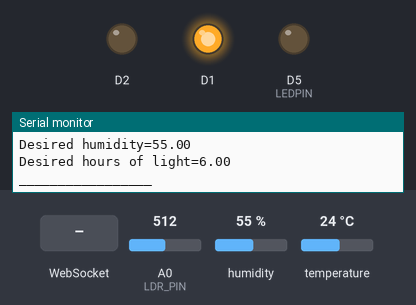
Bench run of a sketch on a simulated ESP8266 (NodeMCU). Parts: output pins drawn as LEDs (lit = HIGH), the last lines printed to the serial monitor. Inputs (shaded band) come from the test bench; at power-on: temperature 24 °C, humidity 55 %, A0 (LDR_PIN) = 512. WiFi joins after 1.5 s; servers stay silent unless stated.

Above: at 3.4 s.
3.5 s: temperature set to 21 °C
At 5.3 s:
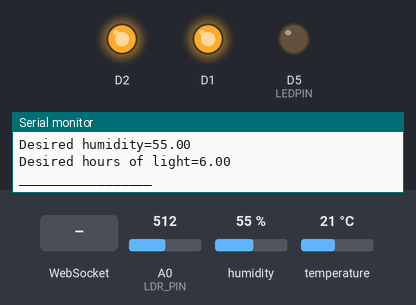
5.7 s: humidity set to 51 %
At 11.2 s:
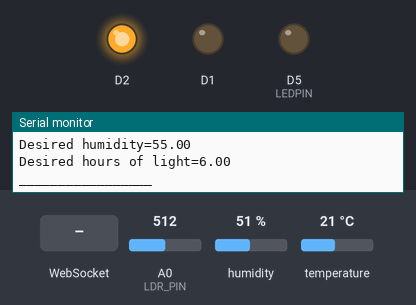
11.7 s: WebSocket text "T:" received
At 12.4 s:
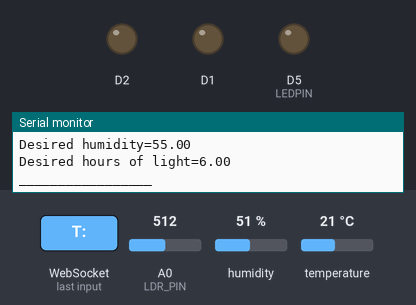
17.7 s: WebSocket text "H:" received
At 19.6 s:
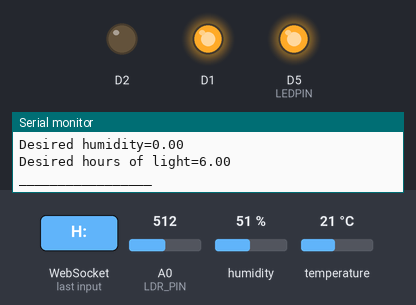
Timing chart, 0 to 25.8 s (numbered marks = the images above; inputs shaded):
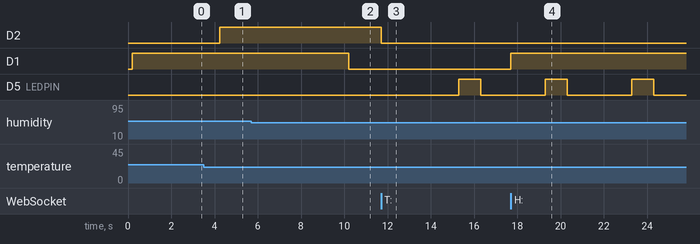

Measured:
- the behaviour switches between 23 and 22 °C on temperature (found by bisection; images 0 and 1)
- the behaviour switches between 53 and 52 % on humidity (found by bisection; images 1 and 2)
- after the input at 3.5 s, D2: LOW → HIGH after 0.75 s
- after the input at 5.7 s, D1: HIGH → LOW after 4.5 s
- after the input at 11.7 s, D2: HIGH → LOW at once
- after the input at 17.7 s, D1: LOW → HIGH at once
- by itself, D5 (LEDPIN): alternates HIGH for 1.0 s and LOW for 3.0 s

The sketch:

Smartgreenhouse.ino
```cpp
/**
 * @file Smartgreenhouse.ino
 * @brief Main application wiring together sensor/actuator modules.
 *
 * Flow:
 *  - setup(): init modules + set targets
 *  - loop(): read sensors -> controller -> actuate
 */

#include <Arduino.h>
#include "sharedState.h"
#include "dht11Sensor.h"
#include "Lightsensor.h"
#include "heater.h"
#include "mister.h"
#include "climateControl.h"

// ****************** Server start ****************************
#include "credentials.h"
#include <ESP8266WiFi.h>
#include <ESPAsyncTCP.h>
#include <ESPAsyncWebServer.h>
#include <Arduino_JSON.h>
#include <ThingSpeak.h>
#include <DHT.h>
#include "webFiles.h"

// ****************** Server end ****************************
/**
 * @brief Shared system state containing sensor readings and targets.
 */
SharedState state;

static const uint32_t PRINT_MS = 1000;
static const uint32_t LIGHT_UPDATE = 1000; // 5 seconds

// ****************** Server start ****************************

WiFiClient client;

const unsigned long postDelay = 15000; // 15 seconds delay between ThingSpeak posts
unsigned long lastPostTime = 0;

// Create AsyncWebServer object on port 80
AsyncWebServer server(80);

// Create a WebSocket object
AsyncWebSocket ws("/ws");

String message = "";

JSONVar readings; // Json Variable to Hold Sensor Readings

// Timer variables for millis()
unsigned long lastTime = 0;
unsigned long timerDelay = 1000;

/**
 * @brief Collect current sensor readings and targets.
 *
 * @details
 * return a JSON object with measured values and configured targets
 * from the shared system state.
 *
 * @return JSON string containing sensor data and targets.
 */
String getSensorReadings() {
  readings["temperature"] = round(state.tempC); // actual measured temp
  readings["humidity"] = round(state.humidityPct); // actual measured humidity
  readings["light"] = state.lampOn; // actual lamp state

  readings["tempTarget"] = state.targetTempC; // desired temp
  readings["humiTarget"] = state.targetHumidityPct ;// desired humidity
  readings["lightTarget"] = state.targetLightHoursToday; // desired lamp state

  return JSON.stringify(readings);
}

// Initialize WiFi
void initWiFi() {
  WiFi.mode(WIFI_STA);
  WiFi.begin(ssid, password);
  Serial.print("Connecting to WiFi ..");
  while (WiFi.status() != WL_CONNECTED) {
    Serial.print('.');
    delay(1000);
  }
  Serial.println(WiFi.localIP());
}

void notifyClients2(String sensorReadings) {
  ws.textAll(sensorReadings);
}

/**
 * @brief Handle incoming WebSocket messages.
 *
 * @details
 * control commands received from the web client and updates
 * target values in the shared state. Also responds to data requests.
 *
 * @param arg WebSocket frame information
 * @param data Incoming message buffer
 * @param len Length of the message
 */
void handleWebSocketMessage(void *arg, uint8_t *data, size_t len) {
  AwsFrameInfo *info = (AwsFrameInfo*)arg;
  if (!(info->final && info->index == 0 && info->len == len && info->opcode == WS_TEXT)) return;

  String msg;
  msg.reserve(len + 1);
  msg = "";                       // ensure empty

  for (size_t i = 0; i < len; i++) {
    msg.concat((char)data[i]);    // concat is usually better than operator+=
  }

  msg.trim();

  if (msg.equalsIgnoreCase("getReadings")) {
    notifyClients2(getSensorReadings());
    return;
  }

  if (msg.startsWith("T:")) state.targetTempC = msg.substring(2).toFloat();
  else if (msg.startsWith("H:")) state.targetHumidityPct = msg.substring(2).toFloat();
  else if (msg.startsWith("L:")) state.targetLightHoursToday = msg.substring(2).toFloat();
}

/**
 * @brief Handle WebSocket connection events.
 *
 * @param server WebSocket server instance
 * @param client Connected client
 * @param type Event type
 * @param arg Event-specific data
 * @param data Payload data
 * @param len Payload length
 */
void onEvent(AsyncWebSocket *server, AsyncWebSocketClient *client, AwsEventType type, void *arg, uint8_t *data, size_t len) {
  switch (type) {
    case WS_EVT_CONNECT:
      Serial.printf("WebSocket client #%u connected from %s\n", client->id(), client->remoteIP().toString().c_str());
      break;
    case WS_EVT_DISCONNECT:
      Serial.printf("WebSocket client #%u disconnected\n", client->id());
      break;
    case WS_EVT_DATA:
      handleWebSocketMessage(arg, data, len);
      break;
    case WS_EVT_PONG:
    case WS_EVT_ERROR:
      break;
  }
}

void initWebSocket() {
  ws.onEvent(onEvent);
  server.addHandler(&ws);
}

// ****************** Server end ****************************
/**
 * @brief Arduino setup function.
 *
 * @details
 * Initializes sensors, actuators, control logic, WiFi,
 * web server, and cloud services.
 */
void setup() {
  Serial.begin(115200);
  delay(200);
  Serial.println();
  Serial.println(ESP.getResetInfo());

  dht11Begin();
  lightInit();
  heaterBegin();
  misterInit();

  climateControlBegin();

  // Setting temperature targets
  state.targetTempC = 23.0;
  state.targetHumidityPct = 55.0;

 // ****************** Server start ****************************
  ThingSpeak.begin(client);

  initWiFi();
  initWebSocket();

  // Web Server Root URL
  server.on("/", HTTP_GET, [](AsyncWebServerRequest *request){
    request->send_P(200, "text/html", INDEX_HTML);
  });
  server.on("/style.css", HTTP_GET, [](AsyncWebServerRequest *request){
    request->send_P(200, "text/css", STYLE_CSS);
  });
  server.on("/script.js", HTTP_GET, [](AsyncWebServerRequest *request){
    request->send_P(200, "application/javascript", SCRIPT_JS);
  });

  // Start server
  server.begin();
  // ****************** Server end ****************************
}

/**
 * @brief Main application loop.
 *
 * @details
 * Periodically updates the climate controller, sends sensor data
 * to connected clients, and publishes data to ThingSpeak.
 */
void loop() {
  dht11Read(state);
  lightUpdate(state);

  yield();

  climateControlUpdate(state);

  static uint32_t lastPrint = 0;
  if (millis() - lastPrint >= PRINT_MS) {
    lastPrint = millis();
    Serial.print("tempC="); Serial.print(state.tempC, 1);
    Serial.print(" hum="); Serial.print(state.humidityPct, 1);
    Serial.print(" heaterOn="); Serial.print(state.heaterOn ? "true" : "false");
    Serial.print(" misterOn="); Serial.print(state.misterOn ? "true" : "false");
    Serial.print(" lampOn="); Serial.print(state.lampOn ? "true" : "false");
    Serial.print(" lightHoursToday="); Serial.println(state.lightHoursToday);
    Serial.print("Desired hours of light="); Serial.println(state.targetLightHoursToday);

  }

  // ****************** Server start ****************************

  // Delay without stopping the CPU
  if ((millis() - lastTime) > timerDelay) {
    Serial.print("Desired temp="); Serial.println(state.targetTempC);
    Serial.print("Desired humidity="); Serial.println(state.targetHumidityPct);
    Serial.print("Desired hours of light="); Serial.println(state.targetLightHoursToday);

    Serial.println("_________________");

    String sensorReadings = getSensorReadings();
    notifyClients2(sensorReadings);
  lastTime = millis();
  }

  // ThingSpeak posting
if (millis() - lastPostTime > postDelay) {
    float dhtTemp = state.tempC;
    float dhtHumi = state.humidityPct;

    if (!isnan(dhtTemp) && !isnan(dhtHumi)) {

        ThingSpeak.setField(1, dhtTemp);
        ThingSpeak.setField(2, dhtHumi);
        ThingSpeak.writeFields(channelID, APIKey);

        Serial.print("ThingSpeak updated: ");
        Serial.print(dhtTemp); Serial.print(" °C, ");
        Serial.println(dhtHumi); Serial.println(" %");
    } else {
        Serial.println("Failed to read DHT sensor!");
    }
    lastPostTime = millis();
}

  ws.cleanupClients();
}
```

LightSensor.cpp
```cpp
/**
 * @file LightSensor.cpp
 * @brief LDR-based light sensing, lamp control and light accumulation.
 *
 * @details This module reads an LDR on an analog pin and decides whether the environment
 * is dark, using a threshold set by an administrator. It also controls a lamp and tracks
 * how many hours of light is in the greenhouse during a day.
 *
 * "Hours of light" means that there is enough ambient light or the lamp is turned on.
 *
 * The daily counter is reset once per day. A day is defined from the time the device is turned
 * on, not actual sunrise.
 *
 * The lamp is controlled by a strategy where the system compares the accumulated hours of light
 * against a schedule of expected hours of light during a day. It turns on the lamp when
 * the system is behind schedule.
*/

#include "Lightsensor.h"
#include <Arduino.h>
#include <math.h>

/**
 * @name Hardware pins
*/
static const uint8_t LDR_PIN = A0;
static const uint8_t LEDPIN  = D5;

/**
 * @brief Raw ADC threshold for the definition of darkness.
 *
 * If the analog read function returns a value lower than this,
 * the ambient light is deemed too low.
*/
static int DARK_THRESHOLD = 1000;

/**
 *@brief Minimum time between light samples in milliseconds as to
 * save on resources.
*/
static const uint32_t SAMPLE_MS = 1000;

/// Internal state
static uint32_t lastSampleMs = 0;
static uint32_t dayStartMs   = 0;
static float hoursToday      = 0.0f;

/**
 * @brief Clamp a floating-point value to a given range.
 *
 * @param x  Value to clamp.
 * @param lo Lower bound.
 * @param hi Upper bound.
 * @return Clamped value in the range [lo, hi].
 */
static float clamp(float x, float lo, float hi) {
  if (x < lo) return lo;
  if (x > hi) return hi;
  return x;
}

/**
 * @brief Reset daily light accumulation.
 *
 * @details
 * Resets the internal light-hour counter and marks the beginning
 * of a new day. The shared state is updated accordingly.
 *
 * @param now   Current timestamp start of system
 * @param state Shared state
 */

static void resetDay(uint32_t now, SharedState &state) {
  dayStartMs = now;
  hoursToday = 0.0f;
  state.lightHoursToday = 0.0f;
}


/**
 * @brief Start light sensor and lamp.
 *
 * @details Configures lamp and sensor pin
 * and starts internal timer.
 *
 * Call this function in setup() before lightUpdate().
*/
void lightInit() {
  pinMode(LEDPIN, OUTPUT);
  digitalWrite(LEDPIN, LOW);

  uint32_t now = millis();
  lastSampleMs = now;
  dayStartMs = now;
  hoursToday = 0.0f;
}

/**
 * @brief Update lamp state and accumulate hours of light.
 *
 * @details
 * This function starts by resetting the daily counter every 24 hours. Samples fron the analog pin
 * every (default) 1 seconds. It determines if the light is sufficient and turns on the
 * light if the greenhouse is behind schedule. It counts how many hours of light there has been.
 *
 * @param state Shared state structure:
 *  - Reads:  `state.targetLightHoursToday`
 *  - Writes: `state.lampOn`, `state.lightHoursToday`
*/
void lightUpdate(SharedState &state) {
  uint32_t now = millis();

  const uint32_t dayLenMs = 24UL * 60UL * 60UL * 1000UL;

  if ((uint32_t)(now - dayStartMs) >= dayLenMs) {
    resetDay(now, state);
  }

  if ((uint32_t)(now - lastSampleMs) < SAMPLE_MS) { /// To avoid reading from the analog pin too much. It is very slow and might throttle program.
    state.lightHoursToday = hoursToday;
    return;
  }

  uint32_t elapsedSampleMs = now - lastSampleMs;
  lastSampleMs = now;

  int raw = analogRead(LDR_PIN);
  bool ambientDark = (raw < DARK_THRESHOLD);

  const float targetHrs  = clamp(state.targetLightHoursToday, 0.0, 24.0); /// Get the target
  const float elapsedHrs = (now - dayStartMs) / 3600000.0; /// How many hours into the current day are we?
  const float dayLenHrs  = dayLenMs / 3600000.0; /// Day lenght in hours

  bool lampOn = false; /// Turn it off by default, unless it is turned on

  if (targetHrs > 0.0f && hoursToday < targetHrs) {
    float expectedSoFar = targetHrs * (elapsedHrs / dayLenHrs); /// Figuring out how many hours we should've had by now
    bool behindSchedule = (hoursToday + 0.001f < expectedSoFar);
    lampOn = behindSchedule && ambientDark;
  }

  digitalWrite(LEDPIN, lampOn ? HIGH : LOW);
  state.lampOn = lampOn;

  bool effectiveLight = (!ambientDark) || lampOn;
  if (effectiveLight && elapsedSampleMs > 0) {
    hoursToday += (elapsedSampleMs / 1000.0f) / 3600.0f;
    hoursToday = clamp(hoursToday, 0.0f, 24.0f);
  }

  state.lightHoursToday = hoursToday;
}
```

Lightsensor.h
```cpp
#pragma once
#include <Arduino.h>
#include "sharedState.h"


void lightInit();
void lightUpdate(SharedState &state);
```

climateControl.cpp
```cpp
#include <Arduino.h>
#include "climateControl.h"
#include "heater.h"
#include "mister.h"

/**
 * @file climateControl.cpp
 * @brief Climate controller: applies control logic (heater + mister) from SharedState sensor values/targets.
 *
 * This module implements:
 *  - Temperature control using hysteresis (prevents rapid toggling).
 *  - Humidity control using hysteresis + safety timers (max ON time + minimum OFF backoff).
 *
 * Typical use:
 *  - call climateControlBegin() once in setup()
 *  - call climateControlUpdate(state) repeatedly in loop()
 */

//Allowed temperature hysteriria
static const float TEMP_HYST = 0.5;
static const float HUM_HYST = 3.0;

static const uint32_t MIST_MAX_ON_MS = 20 * 1000; // max continous on
static const uint32_t MIST_MIN_OFF_MS = 10 * 1000; // minimum backoff interval

// interval timer
static uint32_t mistOnSinceMs = 0;
static uint32_t mistOffSinceMs = 0;

/**
 * @brief Initialize controller timers/state.
 *
   * Call once in setup(). This does not change any outputs by itself.
 */
void climateControlBegin() {
  mistOnSinceMs = 0;
  mistOffSinceMs = millis();
}

/**
 * @brief Update climate control (heater + mister) based on sensor readings and targets.
 *
 * Inputs (read from @p state):
 *  - state.hasDht, state.tempC, state.humidityPct
 *  - state.targetTempC, state.targetHumidityPct
 *  - state.heaterOn, state.misterOn (used for hysteresis decisions)
 *
 * Outputs (written to @p state and hardware):
 *  - Heater output via heaterSet(state, on) (also updates state.heaterOn)
 *  - Mister output via misterState(on) and state.misterOn
 *
 * Fail-safe:
 *  - If state.hasDht is false, heater and mister are turned OFF.
 *
 * @param state Shared state containing latest sensor values, setpoints, and actuator states.
 */
void climateControlUpdate(SharedState &state) {
  // If sensor invalid, fail safe: turn things off
  if (!state.hasDht) {
    heaterSet(state, false);
    misterState(false);
    state.misterOn = false;
    return;
  }

  const float t = state.tempC;
  const float h = state.humidityPct;

  // Temperature Control
  // turn on if too cold, turn off if warm enough
  if (!state.heaterOn && t <= (state.targetTempC - TEMP_HYST)) {
    heaterSet(state, true);
  } else if (state.heaterOn && t >= (state.targetTempC + TEMP_HYST)) {
    heaterSet(state, false);
  }

  // Humidity Control
  const uint32_t now = millis();

  // Track timers
  // Track how long the mister has been off or on for
  if (state.misterOn) {
    if (mistOnSinceMs == 0) {
      mistOnSinceMs = now;
    }

  mistOffSinceMs = 0;

  } else {
    if (mistOffSinceMs == 0) {
      mistOffSinceMs = now;
    }

  mistOnSinceMs = 0;
  }

  // Safety. If mister has been turned on for too long, turn it off.
  if (state.misterOn && mistOnSinceMs != 0 && (now - mistOnSinceMs) >= MIST_MAX_ON_MS) {
    misterState(false);
    state.misterOn = false;
    return;
  }

  const bool canTurnOn = (mistOffSinceMs != 0) && ((now - mistOffSinceMs) >= MIST_MIN_OFF_MS);

  // Finally, turn the mister on or off
  if (!state.misterOn && canTurnOn && h <= (state.targetHumidityPct - HUM_HYST)) {
    misterState(true);
    state.misterOn = true;
  } else if (state.misterOn && h >= (state.targetHumidityPct + HUM_HYST)) {
    misterState(false);
    state.misterOn = false;
  }


}
```

climateControl.h
```cpp
#pragma once
#include "sharedState.h"

void climateControlBegin();


void climateControlUpdate(SharedState &state);
```

credentials.h
```cpp
/// Purpose: Store Wi-Fi credentials and ThingSpeak API keys.
// DO NOT commit this to GitHub – add it to .gitignore, when uploading.

#ifndef CREDENTIALS_H
#define CREDENTIALS_H

const char* ssid = "Jons Hjemmebag";
const char* password = "ny19981864pass";

const unsigned long channelID = 3226727;
const char* APIKey = "XK6TU8O6YMM4ARXJ";

#endif
```

dht11Sensor.cpp
```cpp
/**
 * @file dht11Sensor.cpp
 * @brief Implementing the DHT11 sensor
 *
 * The file handles the reading from the DHT11 sensor and updating the associated sharedState
 */
#include "dht11Sensor.h"
#include <DHT.h> // Adafruit DHT sensor library

/// Pin used to on the microcontroller for signal to the sensor
#define DHTPIN  D7
/// Type of sensor module. Used to correctly read information using the pre-build library.
#define DHTTYPE DHT11

/// Internal DHT driver instance (module-owned)
static DHT dht(DHTPIN, DHTTYPE);

/**
 * @brief Initialize the DHT11 hardware/library.
 *
 * Call once in setup().
 */
void dht11Begin() {
  dht.begin();
}

/**
 * @brief Read temperature + humidity and write results into SharedState.
 *
 * On success:
 *  - state.tempC, state.humidityPct updated
 *  - state.hasDht = true
 *
 * On failure:
 *  - tempC/humidityPct set to NAN
 *  - state.hasDht = false
 *
 * @param state SharedState to update.
 */
void dht11Read(SharedState &state) {
  float h = dht.readHumidity();
  float t = dht.readTemperature();

  if (isnan(h) || isnan(t)) {
    state.hasDht = false;
    state.tempC = NAN;
    state.humidityPct = NAN;
    return;
  }

  state.humidityPct = h;
  state.tempC = t;
  state.hasDht = true;
}
```

dht11Sensor.h
```cpp
#pragma once
#include "sharedState.h"

void dht11Begin();


void dht11Read(SharedState &state);
```

heater.h
```cpp
#pragma once
#include "sharedState.h"

void heaterBegin();
void heaterSet(SharedState &state, bool on);
```

mister.h
```cpp
#pragma once
#include <Arduino.h>


void misterInit();
void misterState(bool command);
```

webFiles.h
```cpp
#pragma once

#include <pgmspace.h>

extern const char INDEX_HTML[];
extern const char STYLE_CSS[];
extern const char SCRIPT_JS[];
```

Source omitted: heater.cpp (1205 bytes), mister.cpp (1016 bytes), sharedState.h (1095 bytes), webFiles.cpp (11066 bytes)
